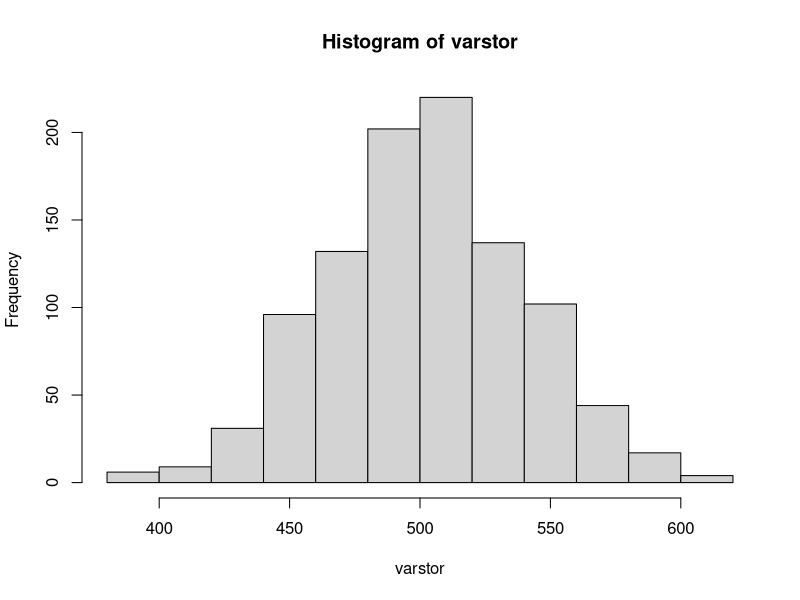
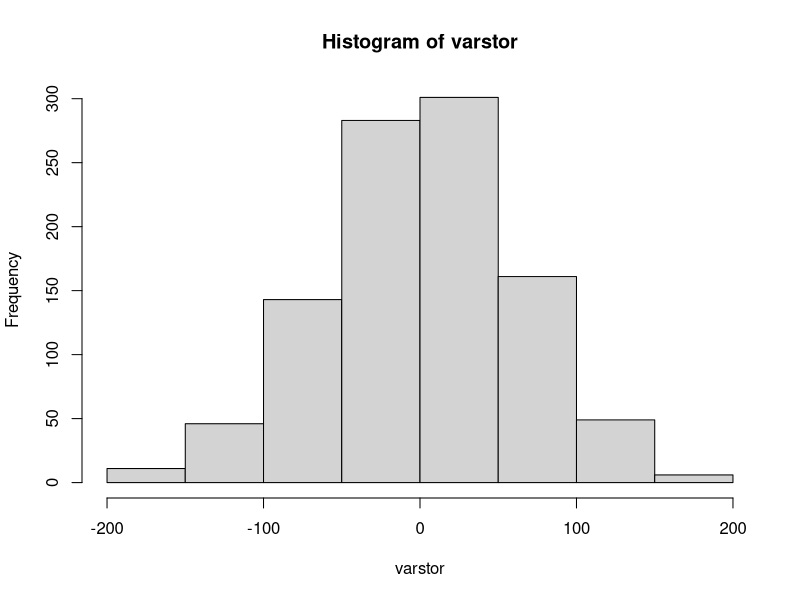

These charts were generated, in order, by the following R code:
## ---- chunk 1
knitr::opts_chunk$set(echo = TRUE)
## ---- chunk 2
require(tidyverse)

## ---- chunk 3
days=1:365
count=1135
repeatn=1000
varstor=numeric()
for (j in 1:repeatn){
brownlow = 0
for (i in 1:count) {
  sam=sample(days,size=35,replace = T)
  y=duplicated(sam)
  if (sum(y)>0) brownlow=brownlow+1
  else brownlow = brownlow - 2
}
varstor[j]=brownlow
}
hist(varstor)
var(varstor)
print(paste('average return = ', mean(varstor)))
## ---- chunk 4
varSorted = sort(varstor)
LCL = varSorted[25]
UCL = varSorted[975]
print(paste('UCL = ', UCL, 'LCL = ', LCL))
## ---- chunk 5
days=1:365
count=1135
repeatn=1000
varstor=numeric()
for (j in 1:repeatn){
brownlow = 0
for (i in 1:count) {
  sam=sample(days,size=33,replace = T)
  y=duplicated(sam)
  if (sum(y)>0) brownlow=brownlow+1
  else brownlow = brownlow - 3.43
}
varstor[j]=brownlow
}
hist(varstor)
var(varstor)
print(paste('average return = ', mean(varstor)))
